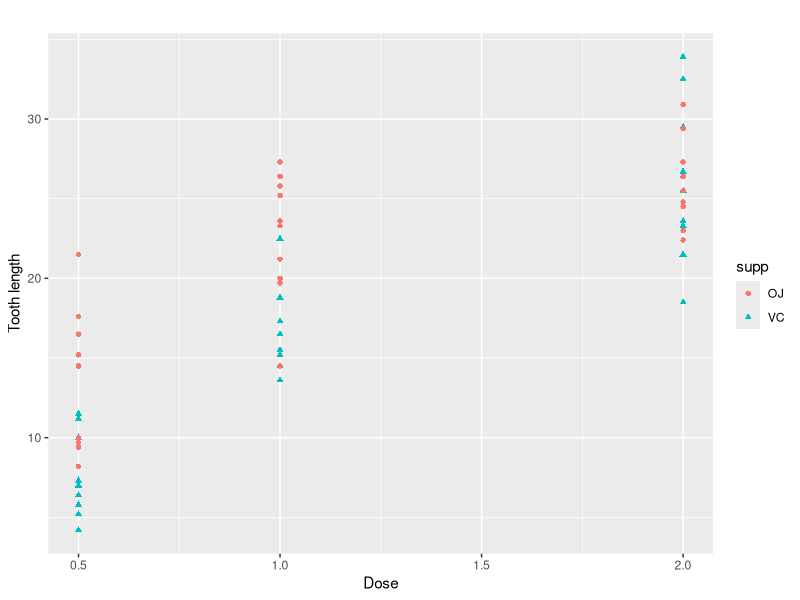
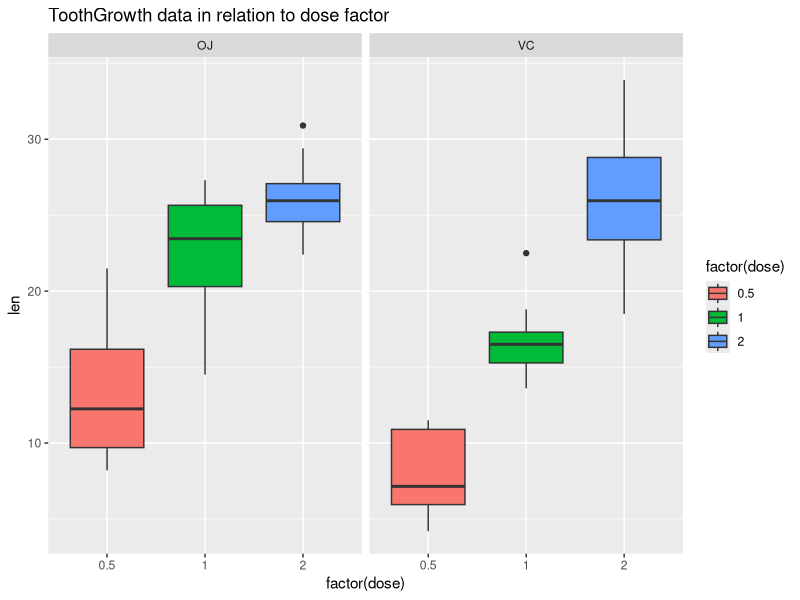

Generate these figures, in order, with R: (Note: this script raises an error after producing the figures.)
## ---- chunk 1
  library(datasets)
## ---- chunk 2
  ?ToothGrowth
## ---- chunk 3
  library(ggplot2)
  qplot(dose, len, data=ToothGrowth, shape=supp, color=supp,main="",
  xlab="Dose", ylab="Tooth length")  
## ---- chunk 4
  library(ggplot2)
  ggplot(ToothGrowth, aes(x=factor(dose), y=len, fill=factor(dose)))+
  geom_boxplot()+
  facet_grid(.~supp)+
  ggtitle("ToothGrowth data in relation to dose factor")
## ---- chunk 5
  head(ToothGrowth)
  summary(ToothGrowth)
## ---- chunk 6
  vcToothLen<-ToothGrowth[ToothGrowth$supp=="VC",]$len
  ojToothLen<-ToothGrowth[ToothGrowth$supp=="OJ",]$len
  t.test( ojToothLen,vcToothLen , paired=TRUE,alternative="less",var.equal=FALSE)
## ---- chunk 7
  t.test(len~supp, data=ToothGrowth, paired=FALSE)
## ---- chunk 8
  dose1<-subset(ToothGrowth, dose==0.5 )
  dose2<-subset(ToothGrowth, dose==1.0 )
  dose3<-subset(ToothGrowth, dose==2.0 )
## ---- chunk 9
  t.test(len~supp, data=dose1, paired=FALSE)
  t.test(len~supp, data=dose2, paired=FALSE)
  t.test(len~supp, data=dose3, paired=FALSE)
## ---- chunk 10

